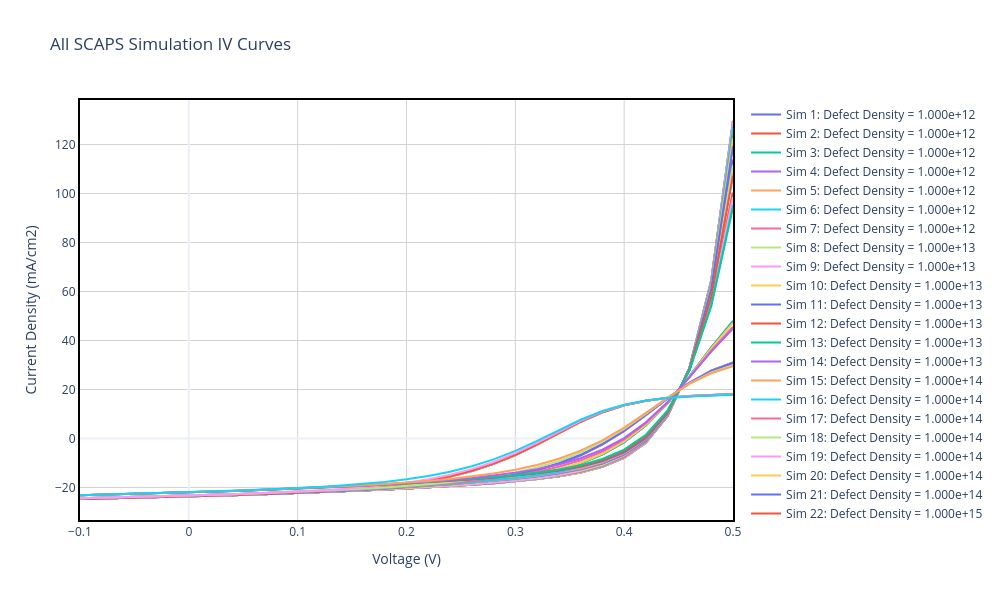

Notebook source saved alongside this figure:
### Markdown cell above
## Section 3: SCAPS Simulations Overview

### What is SCAPS?
**SCAPS** (Solar Cell Capacitance Simulator) is a specialized software tool developed at Ghent University for simulating the electrical behavior of thin-film photovoltaic devices. It solves Poisson's equation and the continuity equations in a multi-layer semiconductor structure to predict device performance under certain test conditions.

### SCAPS Simulation Methodology
SCAPS performs detailed numerical simulations of solar cells by:

1. **Device Architecture Definition**: Specifies material layers, thickness, doping levels, and defect parameters
2. **Physical Parameters**: Sets electron and hole transport properties, recombination mechanisms, and optical characteristics
3. **Numerical Solution**: Solves coupled differential equations:
   - **Poisson Equation**: $\frac{d^2\phi}{dx^2} = -\frac{q}{\varepsilon_0\varepsilon_r}(p - n + N_D^+ - N_A^-)$
   - **Continuity Equations**: 
     - Electrons: $\frac{\partial n}{\partial t} = \frac{1}{q}\frac{\partial J_n}{\partial x} - (U - G)$
     - Holes: $\frac{\partial p}{\partial t} = - \frac{1}{q}\frac{\partial J_p}{\partial x} - (U - G)$

   where $\phi$ is electrostatic potential, $q$ is elementary charge, $n$ and $p$ are electron and hole concentrations, $J_n$ and $J_p$ are current densities, $G$ is generation rate, and $U$ is recombination rate.

4. **I-V Characteristics**: Calculates the J-V curve by sweeping applied voltage and computing resulting current

### Key Physical Processes in SCAPS
- **Photocurrent Generation**: Incident photons with energy > bandgap create electron-hole pairs
- **Carrier Transport**: Electrons and holes drift under electric field and diffuse down concentration gradients
- **Recombination**: Losses from multiple recombination mechanisms (radiative, Auger, defect-assisted SRH)
- **Interface Effects**: Band alignment, interfacial defects, and charge extraction barriers

### Output from SCAPS
SCAPS generates J-V curves showing current density (mA/cm²) as a function of applied voltage (V), along with derived parameters: $V_{oc}$, $J_{sc}$, and efficiency $\eta$. Multiple simulations with varied parameters (e.g., thickness, doping, defect density) help identify optimal device configurations.

In this Simulation standard conditions were used (STC: 1000 W/m², AM1.5 spectrum, 25°C).

### Code cell
# Helper function to read SCAPS .iv file
def read_scaps_iv_file(file_path):
    """
    Parse SCAPS .iv file with tab-separated or fixed-width columns.
    Returns a list of simulations with their data.
    """
    with open(file_path, 'r', encoding='utf-8', errors='ignore') as f:
        content = f.read()
    
    # Split by major sections: each simulation starts with "Batch parameters"
    sections = content.split('**Batch parameters**')
    simulations = []
    
    for section_idx, section in enumerate(sections[1:]):  # Skip first empty section
        sim_dict = {}
        lines = section.split('\n')
        
        # Extract ALL batch parameters (first few non-empty lines after header)
        batch_params = []
        for i in range(min(5, len(lines))):  # Check first 5 lines for parameters
            param_line = lines[i].strip()
            if not param_line:
                continue
            # Stop if we hit the data table header
            if 'v(V)' in param_line:
                break
            # Extract parameter
            if ':' in param_line:
                parts = param_line.split(':', 1)  # Split only on first colon
                if len(parts) >= 2:
                    param_name = parts[0].strip()
                    param_val = parts[1].strip()
                    batch_params.append((param_name, param_val))
        
        sim_dict['batch_params'] = batch_params
        
        # Find the data table header (line with "v(V)" and "jtot")
        data_start = -1
        for i, line in enumerate(lines):
            if 'v(V)' in line and 'jtot' in line:
                data_start = i + 1
                break
        
        if data_start == -1:
            continue
        
        # Extract data lines AND performance parameters
        iv_data = {'v': [], 'j': []}
        voc = jsc = ff = eta = np.nan
        
        for i in range(data_start, len(lines)):
            line = lines[i].strip()
            
            # Skip empty lines
            if not line:
                continue
            
            # Check for performance parameters
            if 'Voc' in line and '=' in line:
                try:
                    # Extract value after "="
                    value_part = line.split('=')[1].strip()
                    voc = float(value_part.split()[0])
                except (ValueError, IndexError):
                    pass
                continue
            
            if 'Jsc' in line and '=' in line:
                try:
                    value_part = line.split('=')[1].strip()
                    jsc = float(value_part.split()[0])
                except (ValueError, IndexError):
                    pass
                continue
            
            if 'FF' in line and '=' in line:
                try:
                    value_part = line.split('=')[1].strip()
                    ff = float(value_part.split()[0])
                except (ValueError, IndexError):
                    pass
                continue
            
            if 'eta' in line and '=' in line:
                try:
                    value_part = line.split('=')[1].strip()
                    eta = float(value_part.split()[0])
                except (ValueError, IndexError):
                    pass
                continue
            
            # Try to parse as numerical data (voltage/current pair)
            try:
                # Split by whitespace (handles both spaces and tabs)
                parts = line.split()
                if len(parts) >= 2:
                    # Try to parse first two columns as v and j
                    v_val = float(parts[0])
                    j_val = float(parts[1])
                    iv_data['v'].append(v_val)
                    iv_data['j'].append(j_val)
            except (ValueError, IndexError):
                # Not a data line, skip
                pass
        
        # Store data
        sim_dict['v(V)'] = np.array(iv_data['v'])
        sim_dict['jtot(mA/cm2)'] = np.array(iv_data['j'])
        sim_dict['Voc'] = voc
        sim_dict['Jsc'] = jsc
        sim_dict['FF'] = ff
        sim_dict['eta'] = eta
        
        # Create readable label - extract just the value from batch parameter
        # Format: "Defect Density = 1e+10" or similar
        if batch_params:
            param_name = batch_params[0][0]
            param_val = batch_params[0][1]
            
            # Extract just the numerical value and unit if present
            # e.g., "1.000e+10" from the value
            # Try to get just the number part
            val_parts = param_val.split()
            if val_parts:
                numeric_val = val_parts[0]  # Get the first part (the number)
            else:
                numeric_val = param_val
            
            # Extract the key parameter name (e.g., "total defect density")
            if '>>' in param_name:
                # Get the last part after >>
                key_name = param_name.split('>>')[-1].strip()
            else:
                key_name = param_name
            
            # Shorten the parameter name
            if 'total defect density' in key_name.lower():
                key_name = 'Defect Density'
            
            label = f"{key_name} = {numeric_val}"
        else:
            label = f"Simulation {section_idx+1}"
        
        sim_dict['label'] = label
        
        # Only add if we have data
        if len(iv_data['v']) > 0:
            simulations.append(sim_dict)
    
    return simulations

# Read the SCAPS file
sim_file = "C:/Users/jp_ol/OneDrive/Ambiente de Trabalho/TESE/Data_Analysis/data/CdS3_1/CdS3_1_CdS_N_e_INTER.iv"
scaps_data = read_scaps_iv_file(sim_file)

# Format for downstream use
if len(scaps_data) == 0:
    print("⚠️ No SCAPS simulation data found in the file.")
else:
    scaps_data_formatted = []
    for sim in scaps_data:
        scaps_data_formatted.append({
            'label': sim['label'],
            'batch_params': sim['batch_params'],
            'v(V)': sim['v(V)'],
            'jtot(mA/cm2)': sim['jtot(mA/cm2)'],
            'Voc': sim['Voc'],
            'Jsc': sim['Jsc'],
            'FF': sim['FF'],
            'eta': sim['eta']
        })
    scaps_data = scaps_data_formatted
    
    # RESULTS TABLE
    print("\n" + "="*110)
    print("=== EXTRACTED SCAPS PARAMETERS SUMMARY ===")
    print("="*110)
    summary_df = pd.DataFrame([{
        'Simulation ID': d['label'], 
        'Voc (V)': f"{d['Voc']:.6f}", 
        'Jsc (mA/cm²)': f"{d['Jsc']:.4f}", 
        'FF (%)': f"{d['FF']:.4f}", 
        'η (%)': f"{d['eta']:.4f}"
    } for d in scaps_data])
    display(summary_df)
    print("="*110)

    # Compute experimental limits
    EXP_V_MAX = exp_data['v(V)'].max()
    EXP_J_MAX = exp_data['jtot(mA/cm2)'].max()

    # PLOT 2: ALL SIMULATIONS
    fig2 = go.Figure()
    for i, d in enumerate(scaps_data):
        v_filtered = d['v(V)']
        j_filtered = d['jtot(mA/cm2)']
        
        hover_text = f"<b>{d['label']}</b><br>Voc: {d['Voc']:.6f} V<br>Jsc: {d['Jsc']:.4f} mA/cm²<br>FF: {d['FF']:.4f} %<br>η: {d['eta']:.4f} %"
        legend_name = f"Sim {i+1}: {d['label']}"
        
        fig2.add_trace(go.Scatter(
            x=v_filtered, y=j_filtered, mode='lines', 
            name=legend_name, hoverinfo='text', hovertext=hover_text
        ))

    fig2.update_xaxes(showline=True, linewidth=2, linecolor='black', mirror=True)
    fig2.update_yaxes(showline=True, linewidth=2, linecolor='black', mirror=True)
    fig2.update_layout(
        title='All SCAPS Simulation IV Curves',
        xaxis_title='Voltage (V)', yaxis_title='Current Density (mA/cm2)',
        hovermode='closest', template='plotly_white', width=1000, height=600,
        plot_bgcolor='white',
        xaxis=dict(showgrid=True, gridwidth=1, gridcolor='lightgray'),
        yaxis=dict(showgrid=True, gridwidth=1, gridcolor='lightgray')
    )
    fig2.show()
    fig2.write_image(os.path.join(plots_dir, 'All_Simulations.png'), width=1000, height=600)
    print(f"\n✅ Saved Plot 2 to {plots_dir}/All_Simulations.png")
